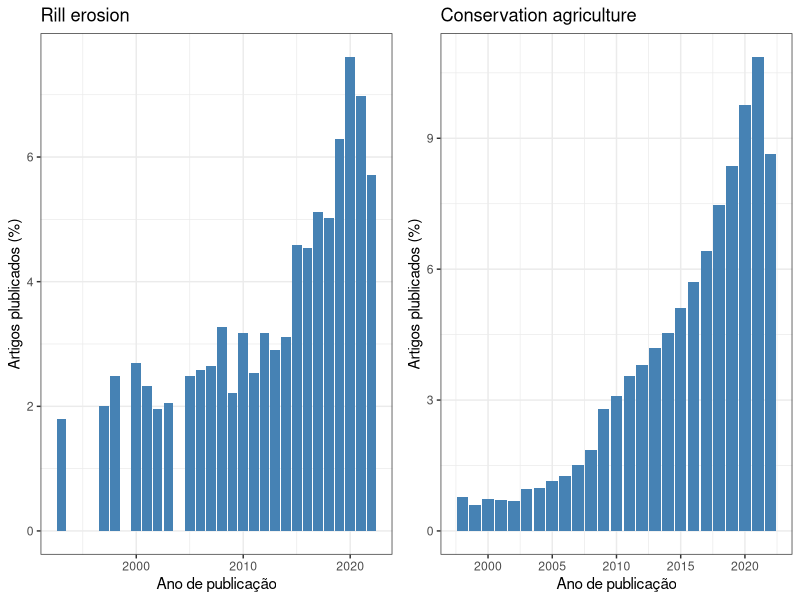

Generate this figure with R:
## ---- chunk 1
library(tidyverse, verbose = F)
library(ggpubr, verbose = F)

rill_data <- read_delim("../data/data_rill_erosion.txt", delim = "\t")
colnames(rill_data) <- c("Year", "Number", "Percentage")
rill_plot <- ggplot(rill_data, aes(x = Year, y = Percentage)) +
             geom_bar(stat = "identity", fill = "steelblue") +
             ylab("Artigos plublicados (%)") + xlab("Ano de publicação") +
             ggtitle("Rill erosion") +
             theme_bw()

conservation_data <- read_delim("../data/data_conservation_agriculture.txt", delim = "\t")
colnames(conservation_data) <- c("Year", "Number", "Percentage")
conservation_plot <- ggplot(conservation_data, aes(x = Year, y = Percentage)) +
                     geom_bar(stat = "identity", fill = "steelblue") +
                     ylab("Artigos plublicados (%)") + xlab("Ano de publicação") +
                     ggtitle("Conservation agriculture") +
                     theme_bw()

ggarrange(rill_plot, conservation_plot, nrow = 1)
